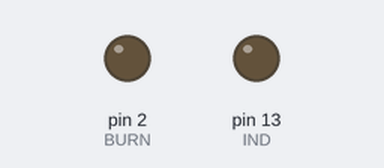
Bench run of a sketch on a simulated Arduino Leonardo, built with avr-gcc and run on an emulated ATmega32U4. Parts: output pins drawn as LEDs (lit = HIGH). The local clock reads 2024-03-15 10:24:30 at power-on unless the sketch sets it; random numbers use the default seed unless the sketch sets one; pins used as bus, display or sensor lines are not drawn; what the sketch prints to the serial monitor is not drawn.

Above: at 13.2 s.
Timing chart, 0 to 38.8 s (numbered marks = the images above):
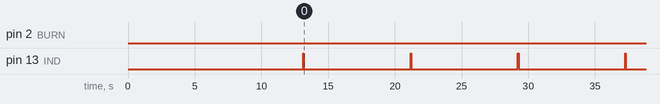

Measured:
- by itself, pin 13 (IND): alternates HIGH for 0.05 s and LOW for 8.0 s

The sketch:

Burn_wire_1.1.ino
```cpp
//Burn Wire 1.1 -- Sugar //
#include <Wire.h>
#include "RTClib.h"
#include "LowPower.h"

const int BURN = 2;
const int STROBE = 3;
const int IND = 13;
unsigned long start;
unsigned long burn;
int i;

RTC_DS3231 rtc;

//////////////////////////////////////////////////////////////////////////////////////
//Set time to begin burn cycle
int days = 0;
int h = 0;
int m = 2;
int s = 0;
//Set length of burn cycle before strobe flash (in seconds)
const unsigned long burnTime = 0;  //Input time of wire burning before strobe (1200 recommended)
//////////////////////////////////////////////////////////////////////////////////////
const long deploy = (days * 86400)+ (h * 3600) + (60 * m) + s;


void setup () {

//Set outputs
pinMode(BURN, OUTPUT);
pinMode(STROBE, OUTPUT);
pinMode(IND, OUTPUT);
digitalWrite(BURN, LOW);
digitalWrite(STROBE, LOW);
digitalWrite(IND, LOW);

  while (!Serial) {
    delay(100);  // for Leonardo/Micro/Zero
  }

  Serial.begin(9600);

  if (! rtc.begin()) {
    Serial.println("RTC is NOT running!");
    while (1);
  }

  //Set new time based on computer clock
  rtc.adjust(DateTime(F(__DATE__), F(__TIME__)));
  DateTime now = rtc.now();
  start = now.unixtime();
  burn = start + deploy;
  //Print clock reading + burn time
  Serial.print("Start time:  ");
  Serial.println(start);
  Serial.print("Burn time:   ");
  Serial.println(burn);
  delay(2000);

  for (int j = 1; j <= 3; j++) {
        digitalWrite(STROBE, HIGH);
        delay(500);
        digitalWrite(STROBE, LOW);
        delay(500);
        Serial.print("flash ");
        Serial.println(j);
  }
  Serial.println();
}

void loop () {

DateTime now = rtc.now();

if (now.unixtime() <= burn) {
    Serial.print(now.month(), DEC);
    Serial.print('/');
    Serial.print(now.day(), DEC);
    Serial.print('/');
    Serial.print(now.year(), DEC);
    Serial.print("         ");
    Serial.print(now.hour(), DEC);
    Serial.print(':');
    Serial.print(now.minute(), DEC);
    Serial.print(':');
    Serial.print(now.second(), DEC);
    Serial.println();
    Serial.print("Start Unix Time:   ");
    Serial.println(start);
    Serial.print("Burn Time:         ");
    Serial.println(burn);
    Serial.print("Current Unix Time: ");
    Serial.println(now.unixtime());
    Serial.println();
    digitalWrite(BURN, LOW);
    digitalWrite(STROBE, LOW);
    delay(100);

    for (int i = 1; i <= 15; i++){
      LowPower.powerDown(SLEEP_8S, ADC_OFF, BOD_OFF);
      digitalWrite(IND, HIGH);
      delay(50);
      digitalWrite(IND, LOW);
    }

}
    else {
      if(now.unixtime() <= burn + burnTime) {
//        Serial.println("Burn = 1");
        digitalWrite(BURN, HIGH);
          for (int i = 1; i <= 15; i++){
            LowPower.powerDown(SLEEP_8S, ADC_OFF, BOD_OFF);
    }

      }
      else {
        digitalWrite(BURN, HIGH);
        digitalWrite(STROBE, HIGH);
        delay(random(100, 500));
        digitalWrite(STROBE, LOW);
        LowPower.powerDown(SLEEP_2S, ADC_OFF, BOD_OFF);
        digitalWrite(IND, HIGH);
        delay(50);
        digitalWrite(IND, LOW);
      }
    }
}
```
